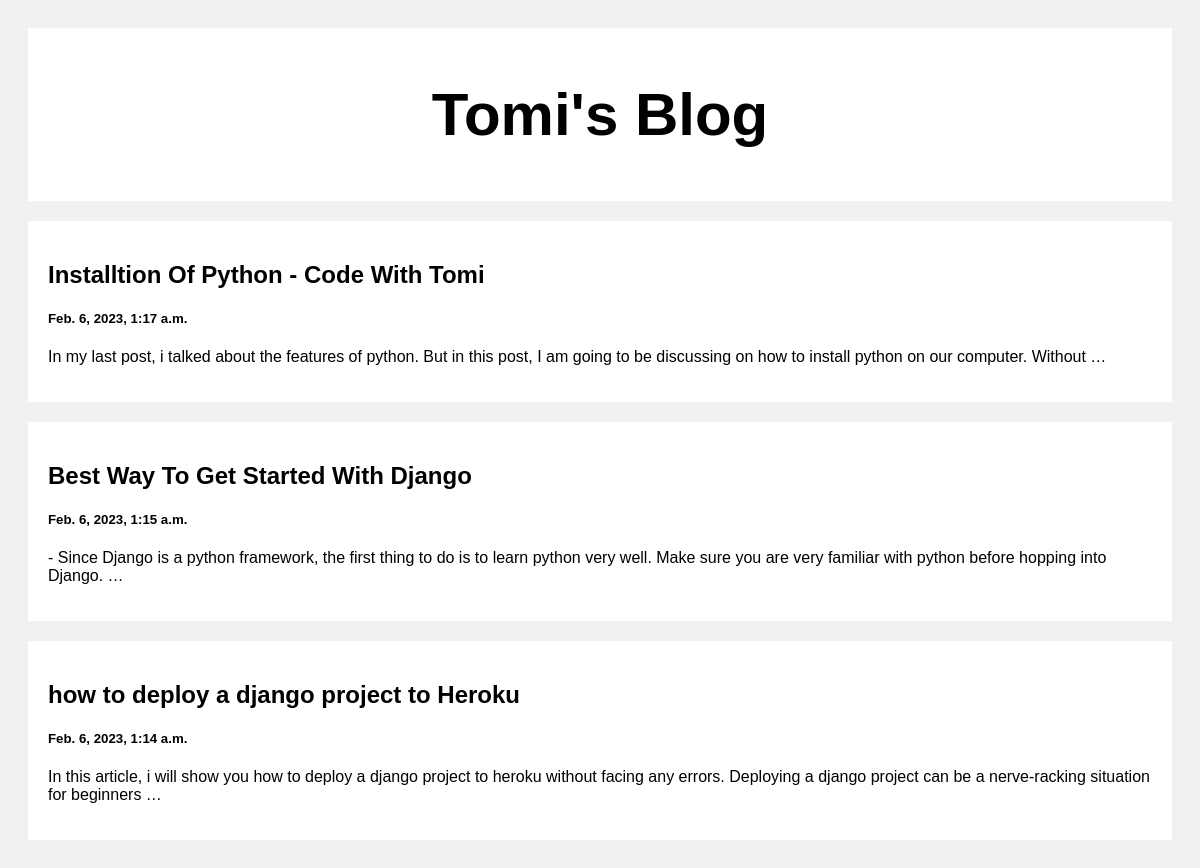
The page / on the database its author committed.
### posts/models.py (models this page shows)
class post(models.Model):  #posts is our module
    title= models.CharField(max_length=100)
    body= models.CharField(max_length=1000000)
    created_at=models.DateTimeField(default=datetime.now,blank=True) #from datetime import datetime

### posts/views.py (the view)
# urls.py: path('',views.index,name='index'),
def index(request):
    posts=post.objects.all()
    return render(request,'index.html',{'posts':posts})

### templates/index.html (shortened to what this page needs)
<!DOCTYPE html>
<html>
<head>
</head>
<body>
<div class="header">
  <h2>Tomi's Blog</h2>
</div>
<div class="row">
  <div class="leftcolumn">
    {% for post in posts reversed %}
    <div class="card">
      <a style="text-decoration: none; color: black;" href="/post/{{post.id}}">
        <h2>{{post.title}}</h2>
        <h5>{{post.created_at}}</h5>
        <p>{{post.body|truncatewords:30}}</p>
      </a>
    </div>
    {% endfor %}
  </div>
</div>
</body>
</html>

### templates/index.html (style rules this page uses)
* { box-sizing: border-box; }
body { font-family: Arial; padding: 20px; background: #f1f1f1; }
.header { padding: 2px; font-size: 40px; text-align: center; background: white; }
.leftcolumn { float: left; width: 100%; }
.card { background-color: white; padding: 20px; margin-top: 20px; }
.row:after { content: ""; display: table; clear: both; }

### rows shown on the page
post: title "Installtion Of Python - Code With Tomi", created_at "Feb. 6, 2023, 1:17 a.m.", body "In my last post, i talked about the features of python. But in this post, I am going to be discussing on how to install python on our computer. Without …"
post: title "Best Way To Get Started With Django", created_at "Feb. 6, 2023, 1:15 a.m.", body "- Since Django is a python framework, the first thing to do is to learn python very well. Make sure you are very familiar with python before hopping into Django. …"
post: title "how to deploy a django project to Heroku", created_at "Feb. 6, 2023, 1:14 a.m.", body "In this article, i will show you how to deploy a django project to heroku without facing any errors. Deploying a django project can be a nerve-racking situation for beginners …"
